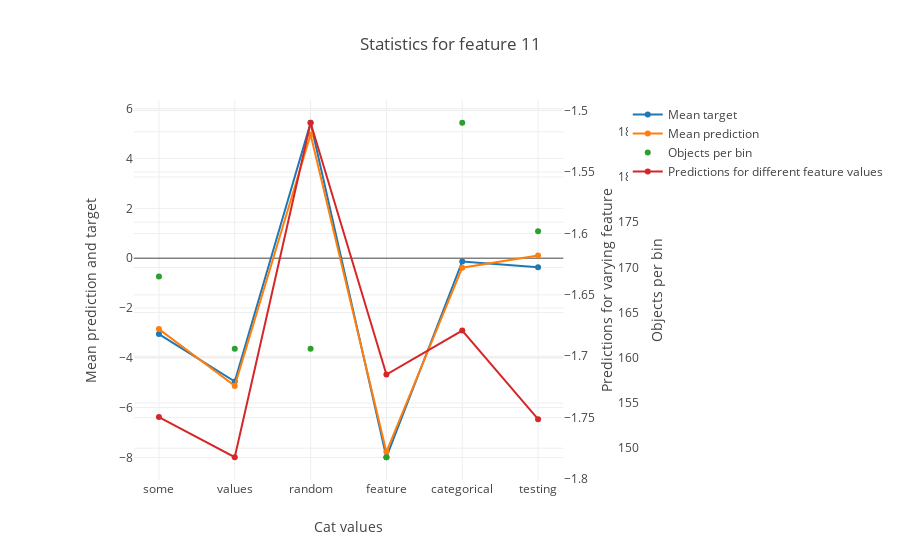

This figure's notebook cell:
### Markdown cell above
#### One-Hot feature

### Code cell
feature_num = 'CatColumn_2'
res = model.get_binarized_statistics(X, y, feature_num, cat_feature_values=cat_values_2, plot=True)

### Figure 1 — Plotly figure (JSON) as saved in the notebook; plotly's stock layout.template omitted (floating-point values rounded to 4 significant figures)
{"data": [{"mode": "lines+markers", "name": "Mean target", "type": "scatter", "uid": "444ce58f-6edc-4cb7-9056-a398f2d1f8bb", "x": ["some", "values", "random", "feature", "categorical", "testing"], "xaxis": "x", "y": [-3.048, -4.95, 5.437, -7.992, -0.1317, -0.3618], "yaxis": "y"}, {"mode": "lines+markers", "name": "Mean prediction", "type": "scatter", "uid": "03b08ab6-8939-4270-8581-836b4fc494e8", "x": ["some", "values", "random", "feature", "categorical", "testing"], "xaxis": "x", "y": [-2.847, -5.128, 4.968, -7.78, -0.382, 0.107], "yaxis": "y"}, {"mode": "markers", "name": "Objects per bin", "type": "scatter", "uid": "27c93d89-c3a9-41fe-9893-f8c69da2d7c7", "x": ["some", "values", "random", "feature", "categorical", "testing"], "xaxis": "x", "y": [169, 161, 161, 149, 186, 174], "yaxis": "y2"}, {"mode": "lines+markers", "name": "Predictions for different feature values", "type": "scatter", "uid": "05502576-baaf-4ec7-a33c-1edadd7d459f", "x": ["some", "values", "random", "feature", "categorical", "testing"], "xaxis": "x", "y": [-1.75, -1.782, -1.51, -1.715, -1.679, -1.751, 0], "yaxis": "y3"}], "layout": {"title": {"text": "Statistics for feature 11"}, "xaxis": {"domain": [0.1, 0.9], "title": {"text": "Cat values"}}, "yaxis": {"side": "left", "title": {"text": "Mean prediction and target"}}, "yaxis2": {"overlaying": "y", "position": 1, "side": "right", "title": {"text": "Objects per bin"}}, "yaxis3": {"anchor": "x", "overlaying": "y", "position": 1, "side": "right", "title": {"text": "Predictions for varying feature"}}}}
